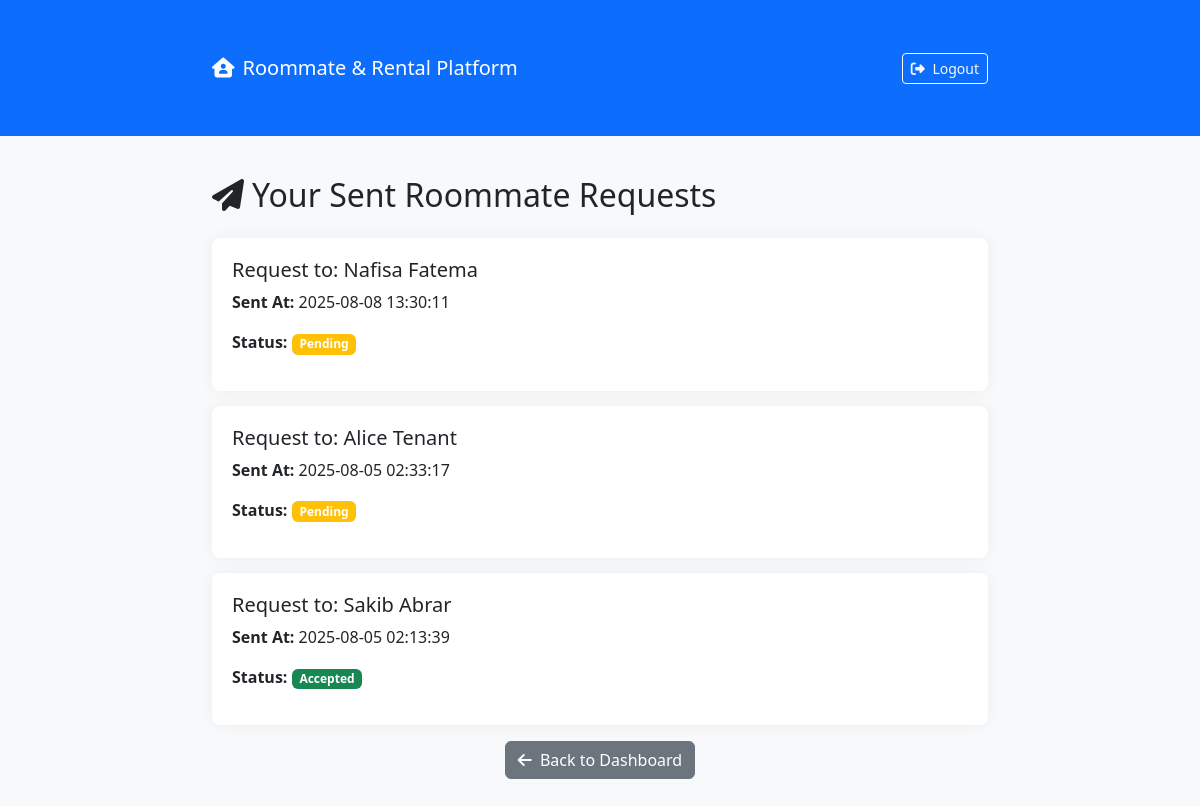
The page /tenant-tenant_my_requests.php (signed in) on the database its author committed.
### tables this page shows
CREATE TABLE `roommate_requests` (
  `request_id` int(11) NOT NULL,
  `sender_id` int(11) NOT NULL,
  `receiver_id` int(11) NOT NULL,
  `status` enum('Pending','Accepted','Declined') DEFAULT 'Pending',
  `sent_at` timestamp NOT NULL DEFAULT current_timestamp()
);

CREATE TABLE `users` (
  `user_id` int(11) NOT NULL,
  `name` varchar(100) DEFAULT NULL,
  `email` varchar(100) DEFAULT NULL,
  `password` varchar(255) DEFAULT NULL,
  `age` int(11) DEFAULT NULL,
  `gender` enum('Male','Female','Other') DEFAULT NULL,
  `role` enum('tenant','owner') DEFAULT NULL,
  `contact` varchar(20) DEFAULT NULL,
  `created_at` timestamp NOT NULL DEFAULT current_timestamp()
);

### tenant-tenant_my_requests.php (the view, shortened to what this page needs)
<?php
require 'db.php';
$user_id = $_SESSION['user_id'];
$stmt = $conn->prepare("
    SELECT r.*, u.name AS receiver_name
    FROM roommate_requests r
    JOIN users u ON r.receiver_id = u.user_id
    WHERE r.sender_id = ?
    ORDER BY r.sent_at DESC
");
$stmt->bind_param("i", $user_id);
$stmt->execute();
$result = $stmt->get_result();
?>
<!DOCTYPE html>
<html lang="en">
<head>
<link href="https://cdn.jsdelivr.net/npm/bootstrap@5.3.0/dist/css/bootstrap.min.css" rel="stylesheet" />
<link href="https://cdnjs.cloudflare.com/ajax/libs/font-awesome/6.4.0/css/all.min.css" rel="stylesheet" />
</head>
<body>
<nav class="navbar navbar-expand-lg navbar-dark bg-primary mb-4">
  <div class="container">
    <a class="navbar-brand" href="dashboard.php"><i class="fa-solid fa-house-user me-2"></i>Roommate & Rental Platform</a>
    <div>
      <a href="logout.php" class="btn btn-outline-light btn-sm">
        <i class="fa-solid fa-right-from-bracket me-1"></i> Logout
      </a>
    </div>
  </div>
</nav>
<div class="container">
  <h2 class="mb-4"><i class="fa-solid fa-paper-plane me-2"></i>Your Sent Roommate Requests</h2>
  <?php if ($result->num_rows > 0): ?>
    <?php while ($request = $result->fetch_assoc()): ?>
      <div class="request-card">
        <h5>Request to: <?= htmlspecialchars($request['receiver_name']) ?></h5>
        <p><strong>Sent At:</strong> <?= htmlspecialchars($request['sent_at']) ?></p>
        <p><strong>Status:</strong>
          <?php
            $status = $request['status'];
            $badgeClass = 'secondary';
            if ($status === 'Pending') $badgeClass = 'warning';
            elseif ($status === 'Accepted') $badgeClass = 'success';
            elseif ($status === 'Declined') $badgeClass = 'danger';
          ?>
          <span class="badge bg-<?= strtolower($badgeClass) ?>"><?= htmlspecialchars($status) ?></span>
        </p>
      </div>
    <?php endwhile; ?>
  <?php else: ?>
    <p>No requests found.</p>
  <?php endif; ?>
  <div class="mt-3 text-center">
    <a href="dashboard.php" class="btn btn-secondary"><i class="fa-solid fa-arrow-left me-1"></i> Back to Dashboard</a>
  </div>
</div>
</body>
</html>

### tenant-tenant_my_requests.php (style rules this page uses)
body { background: #f8f9fa; }
.container { max-width: 800px; margin: 40px auto; }
.request-card { background: white; padding: 20px; margin-bottom: 15px; border-radius: 8px; box-shadow: 0 0 15px rgba(0,0,0,0.05); }

### rows shown on the page
roommate_requests: receiver.name "Nafisa Fatema", sent_at "2025-08-08 13:30:11", status "Pending"
roommate_requests: receiver.name "Alice Tenant", sent_at "2025-08-05 02:33:17", status "Pending"
roommate_requests: receiver.name "Sakib Abrar", sent_at "2025-08-05 02:13:39", status "Accepted"
